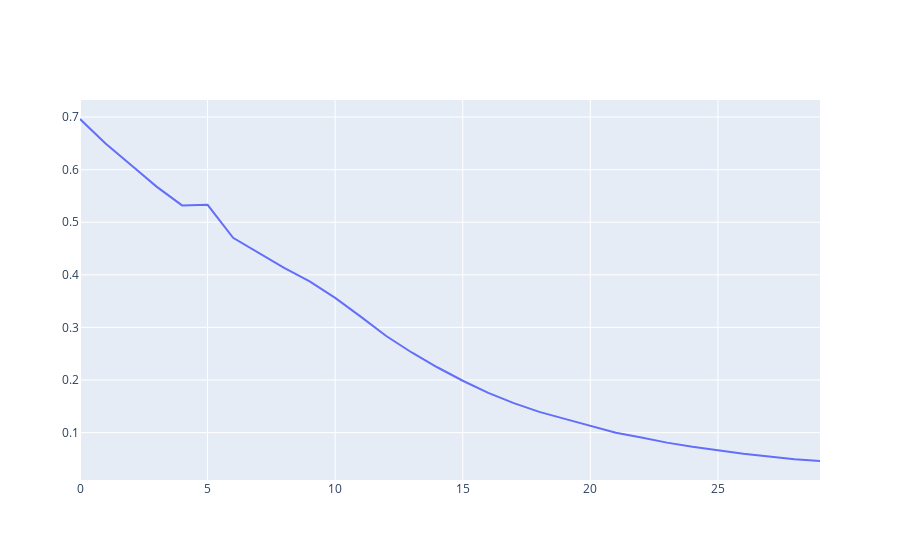

Write notebook code for a chart like this one.
### Markdown cell above
input_ids: encoded tokens

token_type_ids: binary mask; which tokens belong to text element 1 or 2 (here, we only have one element per sequence so all are 0)

attention_mask: which tokens should be attended to (if we have different length sequences in a batch, shorter ones contain zeros)

### Code cell
batch["labels"] = torch.tensor([1, 0, 1, 0]) # 1 is positive, 0 is negative

batch.to("mps")

model = model.to("mps")

optimizer = torch.optim.AdamW(model.parameters(), lr=1e-5)
loss = model(**batch).loss

print(f"Initial loss: {loss.item()}")

losses = []
for i in tqdm(range(30), desc=f"Training..."):
    optimizer.zero_grad()
    loss = model(**batch).loss
    loss.backward()
    optimizer.step()
    losses.append(loss.item())

print(f"Final loss: {loss.item()}")

fig = go.Figure()
fig.add_trace(go.Scatter(x=list(range(len(losses))), y=losses))
fig.show()

### Figure 1 — Plotly figure (JSON) as saved in the notebook; plotly's stock layout.template omitted (floating-point values rounded to 4 significant figures)
{"data": [{"type": "scatter", "x": [0, 1, 2, 3, 4, 5, 6, 7, 8, 9, 10, 11, 12, 13, 14, 15, 16, 17, 18, 19, 20, 21, 22, 23, 24, 25, 26, 27, 28, 29], "y": [0.6963, 0.6499, 0.609, 0.5677, 0.5321, 0.5331, 0.4704, 0.4419, 0.4131, 0.3876, 0.3563, 0.3205, 0.2837, 0.2524, 0.2243, 0.1986, 0.1756, 0.156, 0.1395, 0.1261, 0.1129, 0.09987, 0.09079, 0.08092, 0.07307, 0.06626, 0.05993, 0.05476, 0.04952, 0.04599]}], "layout": {}}
